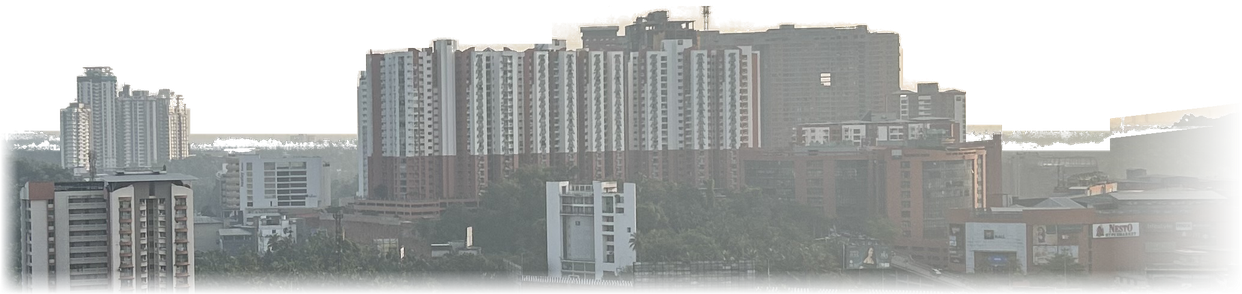
#> input picture tools/skyline_orig_backup.png, 1242 x 294 px, found by its file name
$ python skyline_grade.py tools/skyline_orig_backup.png public/textures/skyline.png
#> lines starting #> are read from the running program, lines starting #| are printed output that depends on the picture
# Colour-grade the skyline matte so it sits in the 3D scene's sky/canopy instead of looking like a pale pasted photo.
# usage: python3 tools/skyline_grade.py tools/skyline_orig_backup.png public/textures/skyline.png
import sys, numpy as np
from PIL import Image
src, out = sys.argv[1], sys.argv[2]
im = np.asarray(Image.open(src).convert('RGBA')).astype(np.float32)
rgb, a = im[..., :3], im[..., 3] / 255
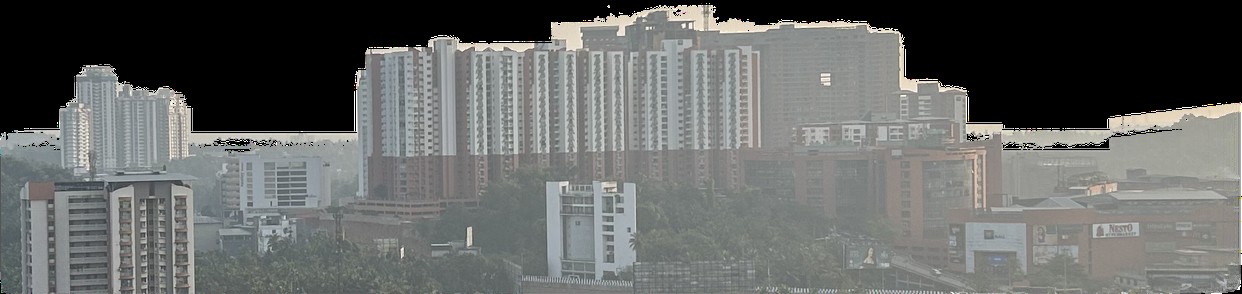
#> rgb: shape (294, 1242, 3) float32; mean R, G, B 101.8, 103.7, 102.1
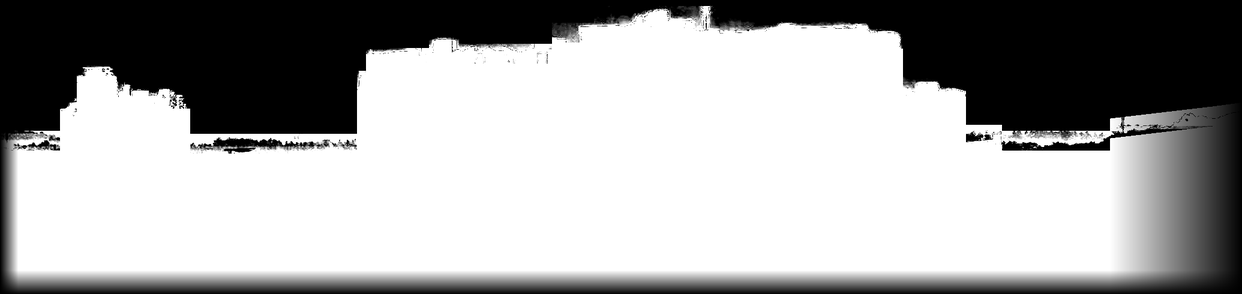
#> a: shape (294, 1242) float32; min 0, max 1, mean 0.649
H, W, _ = rgb.shape
#> H = 294; W = 1242
# 1. dehaze: remove the milky veil (buildings darker, more contrast, a touch cooler)
A = np.array([226, 220, 208], np.float32); t = 0.9
rgb = np.clip(A + (rgb - A) / t, 0, 255)
rgb = 128 + (rgb - 128) * 1.0
# 2. partial-alpha fringe near the roofs: photo sky -> the scene's sky colour (left cool grey-blue, right warm)
x = np.linspace(0, 1, W)[None, :, None]
#> x = 1242 values from 0 to 1
skyL, skyR = np.array([168, 174, 180], np.float32), np.array([228, 212, 184], np.float32)
sky = skyL + (skyR - skyL) * np.clip((x - 0.25) / 0.6, 0, 1)
y = np.linspace(0, 1, H)[:, None, None]
#> y = 294 values from 0 to 1
fr = (1 - a[..., None]) * np.clip((0.75 - y) / 0.2, 0, 1)
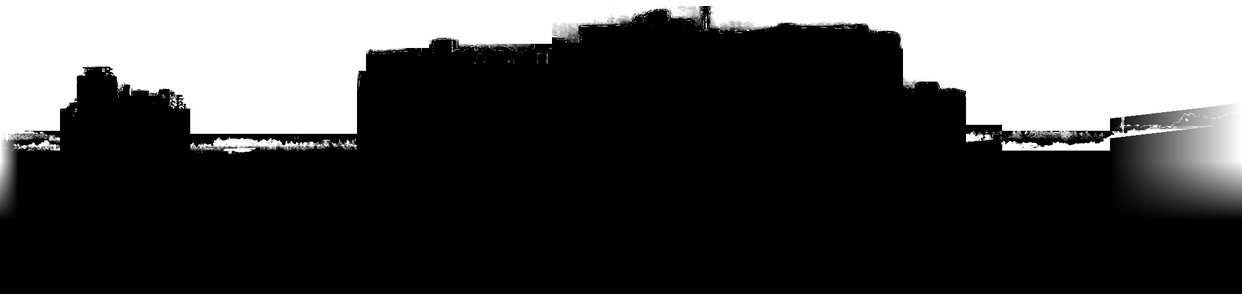
#> fr: shape (294, 1242, 1) float64; min 0, max 1, mean 0.293
rgb = rgb * (1 - fr) + sky * fr
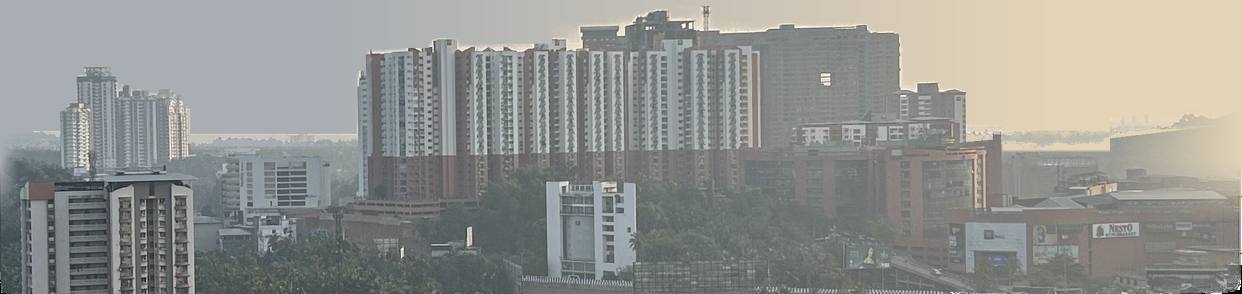
#> rgb: shape (294, 1242, 3) float64; mean R, G, B 146, 147.4, 144
# 3. bottom fade: go to the dark canopy colour, not white haze
canopy = np.array([66, 76, 66], np.float32)
b = np.clip((y - 0.55) / 0.45, 0, 1) ** 1.3 * 0.85
#> b = 294 values from 0 to 0.85
rgb = rgb * (1 - b) + canopy * b
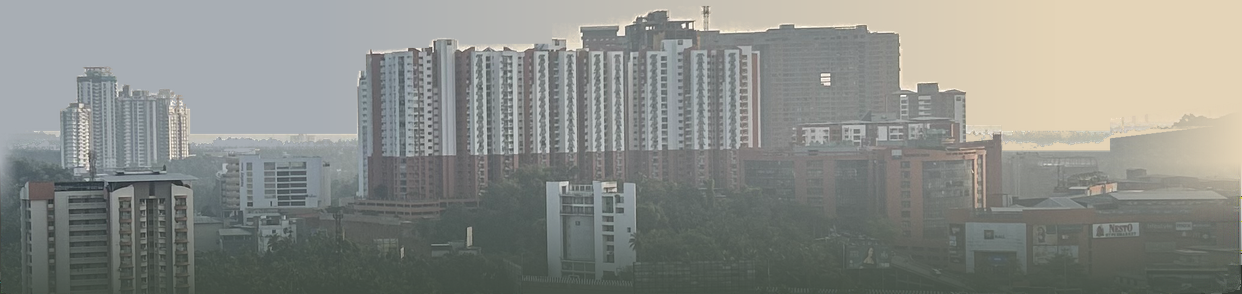
#> rgb: shape (294, 1242, 3) float64; mean R, G, B 138.5, 140.7, 135.8
Image.fromarray(np.dstack([rgb, a * 255]).clip(0, 255).astype(np.uint8), 'RGBA').save(out, optimize=True)
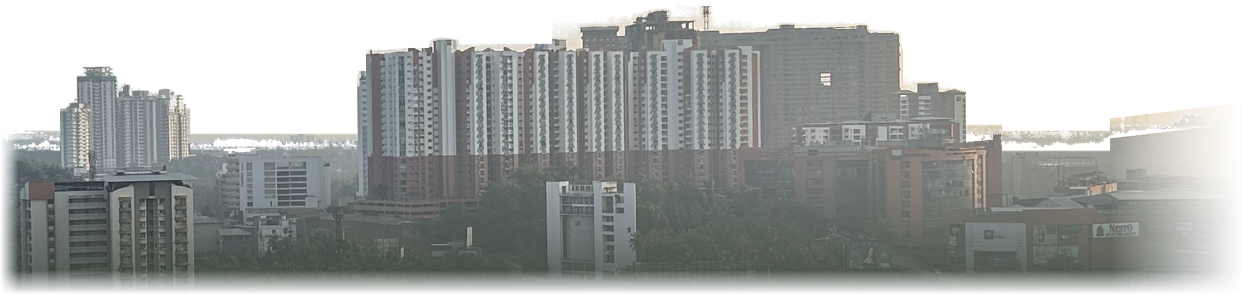
#> saved as skyline.png: PIL image 1242x294 RGBA; mean R, G, B, A 138.1, 140.3, 135.4, 165.4; transparent parts drawn white
